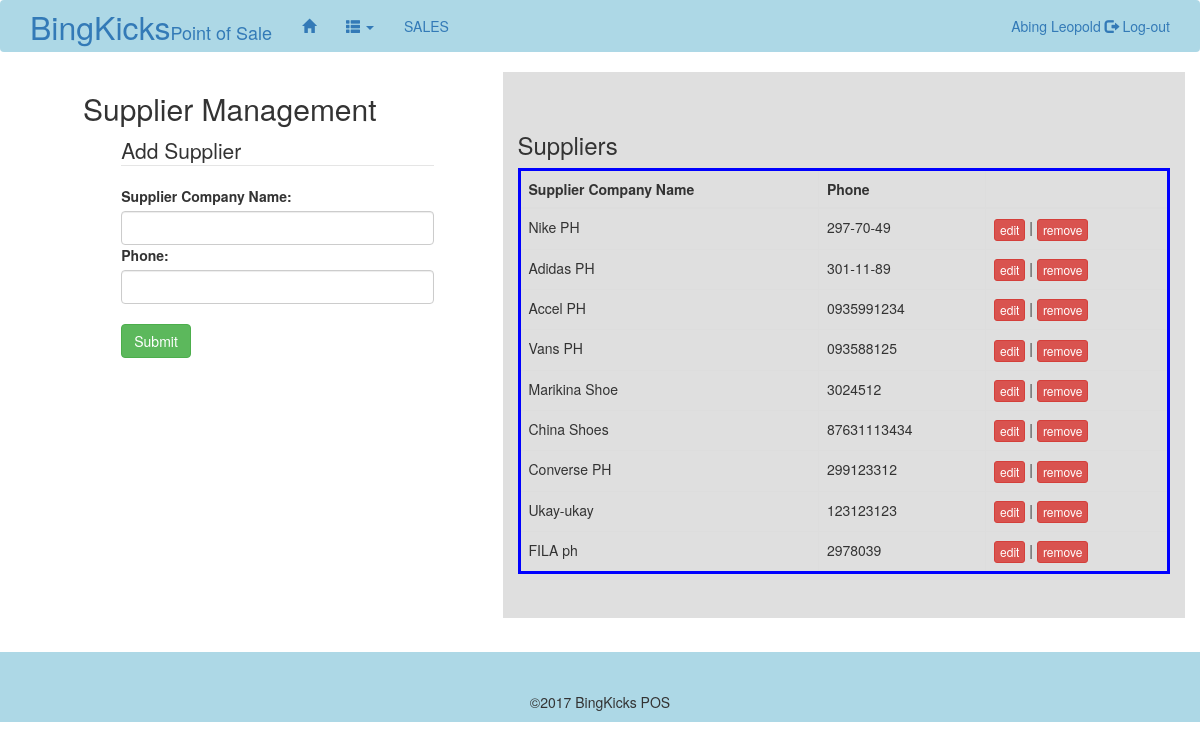
The page /Supplier.php (signed in) on the database its author committed.
### tables this page shows
CREATE TABLE `supplier` (
  `id` int(11) NOT NULL,
  `name` varchar(45) DEFAULT NULL,
  `phone` varchar(20) NOT NULL
);

### Supplier.php (the view, shortened to what this page needs)
<?php
include 'db.php';
?>
<!DOCTYPE html>
<html lang="en">
<head>
	<link rel="stylesheet"  href="assets/css/bootstrap.min.css">
	<link rel="stylesheet"  href="assets/css/custom.css">
</head>
<body>
	<nav class="navbar my-color">
		<div class="container">
			<div class="navbar-header">
				<a class="navbar-brand" href="pos.php"> <font size=6>BingKicks</font>Point of Sale </a>
			</div>
			<ul class="nav navbar-nav">
				<li class="active">
					<a href="pos.php"><span class="glyphicon glyphicon-home"></span></a>
				</li>
				<li class="dropdown">
					<a class="dropdown-toggle" data-toggle="dropdown" href="#"><span class="glyphicon glyphicon-th-list"></span>
						<span class="caret"></span></a>
					</li>
					<li><a href="sales.php">SALES</a></li>
				</ul>
				<ul class="nav navbar-nav navbar-right">
					<li><a href="Log-OUT.php">
						<?php
						echo "".$_SESSION['Name']."  ";
						?>
						<span class="glyphicon glyphicon-log-out"></span> Log-out</a></li>
					</ul>
				</div>
			</nav>
			<div class="container " style="min-height: 580px;" >
				<div class="row">
					<div class="col-xs-5" style="background-color:;">
						<div class="col-xs-12  col-xs-offset-1" style="background-color:;">
							<h2>
								Supplier Management
							</h2>
						</div>
						<div class="col-xs-9  col-xs-offset-2" style="background-color:;">
							<form action="supplierinsert.php" method="post">
								<fieldset class="scheduler-border">
									<legend>Add Supplier</legend>
									<label>Supplier Company Name:</label>
									<input type="text" name="name" class = "form-control">
									<label>Phone:</label>
									<input type="number" name="phone" class = "form-control">
									<br>
									<input type="submit" name="submit" class = "btn btn-success">
								</fieldset>
							</form>
						</div>
					</div>
					<div class="col-xs-7" style="background-color: rgba(150, 150, 150, 0.3)">
						<br>
						<br>
						<h3>Suppliers</h3>
						<div class="scrollable">
							<table class="table table-hover table-bordered" style=" border-style: solid; border-width: medium; border-color:blue;">
								<thead>
									<tr>
										<th>Supplier Company Name</th>
										<th>Phone</th>
										<th></th>
									</tr>
								</thead>
								<tbody>
									<?php
									$query="SELECT * FROM supplier";
									$result=mysqli_query($db,$query);
									while($row = mysqli_fetch_array($result)){
										?>
										<form action="SupplierEditRemove.php" method="post">
											<?php
											echo "<tr>";
											echo "<td>".$row['name']."</td>";
											echo "<td>".$row['phone']."</td>";
											echo "<td>";
											?>
											<input type="submit" name="edit" value="edit"  class='btn btn-danger btn-xs'>
											<?php
											echo  " | ";
											?>
											<input type="submit" name="remove" value="remove"  class='btn btn-danger btn-xs'>
											<?php
											echo "</td>";
											echo "</tr>";
											?>
										</form>
										<?php
									}
									?>
								</tbody>
							</table>
						</div>
					</div>
				</div>
			</div>
<footer class="container-fluid my-color">
<center><p>
<br>
<br>
&copy;2017 BingKicks POS </p></center>
</footer>
		</body>
		</html>

### assets/css/custom.css (style rules this page uses)
.scrollable { height: 450px; overflow: scroll; }
.my-color { background-color: lightblue; }

### rows shown on the page
supplier: name "Nike PH", phone "297-70-49"
supplier: name "Adidas PH", phone "301-11-89"
supplier: name "Accel PH", phone "0935991234"
supplier: name "Vans PH", phone "093588125"
supplier: name "Marikina Shoe", phone "3024512"
supplier: name "China Shoes", phone "87631113434"
supplier: name "Converse PH", phone "299123312"
supplier: name "Ukay-ukay", phone "123123123"
supplier: name "FILA ph", phone "2978039"

### other values the page prints
$_SESSION['Name'] "Abing Leopold"
